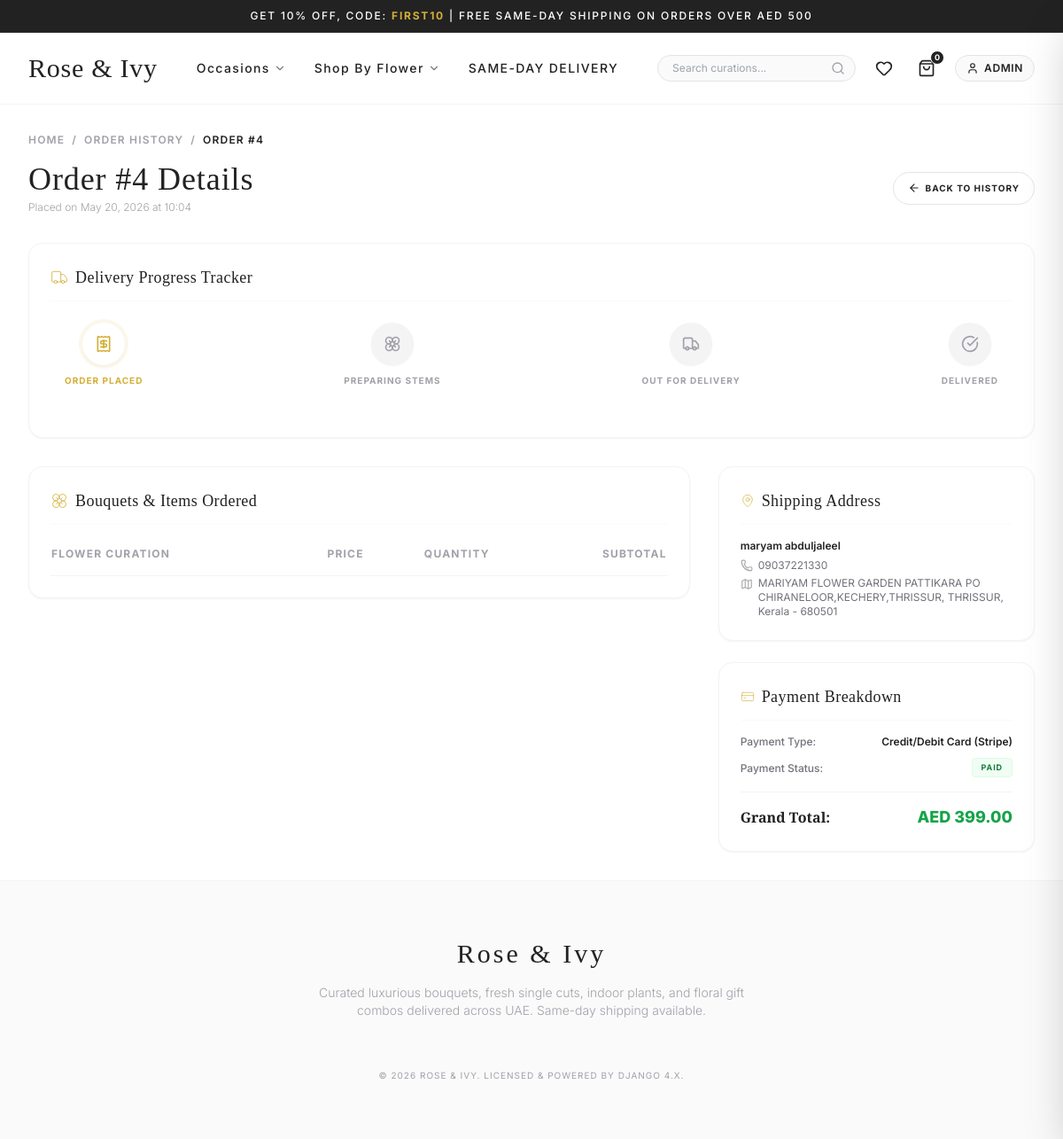
Page /orders/detail/4/ (signed in) on the committed database.
### orders/models.py (models this page shows, shortened)
class Order(models.Model):
    ORDER_STATUS = (
        ('Pending', 'Pending'),
        ('Processing', 'Processing'),
        ('Shipped', 'Shipped'),
        ('Delivered', 'Delivered'),
    )
    PAYMENT_STATUS = (
        ('UNPAID', 'Unpaid'),
        ('PAID', 'Paid'),
        ('COD_PENDING', 'COD Pending'),
        ('FAILED', 'Failed'),
    )
    PAYMENT_METHODS = (
        ('STRIPE', 'Credit/Debit Card (Stripe)'),
        ('RAZORPAY', 'UPI/Net Banking (Razorpay)'),
        ('COD', 'Cash on Delivery'),
        ('WALLET', 'Wallet / Store Credit'),
    )
    user = models.ForeignKey(User, on_delete=models.CASCADE, related_name='orders')
    address = models.ForeignKey(Address, on_delete=models.SET_NULL, null=True, blank=True)
    total = models.DecimalField(max_digits=10, decimal_places=2)
    coupon = models.ForeignKey(Coupon, on_delete=models.SET_NULL, null=True, blank=True)
    discount_amount = models.DecimalField(max_digits=10, decimal_places=2, default=0.00)
    payment_method = models.CharField(max_length=20, choices=PAYMENT_METHODS)
    payment_status = models.CharField(max_length=20, choices=PAYMENT_STATUS, default='UNPAID')
    order_status = models.CharField(max_length=20, choices=ORDER_STATUS, default='Pending')
    gateway_order_id = models.CharField(max_length=100, blank=True, null=True)
    created_at = models.DateTimeField(auto_now_add=True)
    class Meta:
        ordering = ['-created_at']

### accounts/models.py (models this page shows, shortened)
class Address(models.Model):
    user = models.ForeignKey(User, on_delete=models.CASCADE, related_name='addresses')
    full_name = models.CharField(max_length=100)
    phone = models.CharField(max_length=15)
    street = models.CharField(max_length=255)
    city = models.CharField(max_length=100)
    state = models.CharField(max_length=100)
    pincode = models.CharField(max_length=10)
    is_default = models.BooleanField(default=False)
    class Meta:
        verbose_name_plural = "Addresses"

### orders/views.py (the view)
# urls.py: path('detail/<int:order_id>/', views.order_detail_view, name='order_detail'),
@login_required
def order_detail_view(request, order_id):
    order = get_object_or_404(Order, pk=order_id, user=request.user)
    items = order.items.all().select_related('product')
    return render(request, 'orders/order_detail.html', {'order': order, 'items': items})

### templates/orders/order_detail.html (shortened to what this page needs)
{% extends 'base.html' %}
{% load static %}
{% block content %}
<div class="mb-8 select-none">
    <nav class="flex text-xs uppercase tracking-widest text-zinc-400 gap-2 mb-4 font-semibold">
        <a href="{% url 'store:home' %}" class="hover:text-brandGold transition-colors">Home</a>
        <span>/</span>
        <a href="{% url 'orders:order_history' %}" class="hover:text-brandGold transition-colors">Order History</a>
        <span>/</span>
        <span class="text-brandCharcoal">Order #{{ order.id }}</span>
    </nav>
    <div class="flex flex-wrap justify-between items-center gap-4">
        <div>
            <h1 class="font-serif text-3xl md:text-4xl font-medium text-brandCharcoal tracking-wide mb-1">Order #{{ order.id }} Details</h1>
            <p class="text-zinc-400 text-xs font-light">Placed on {{ order.created_at|date:"M d, Y \a\t H:i" }}</p>
        </div>
        <a href="{% url 'orders:order_history' %}" class="inline-flex items-center gap-1.5 border border-zinc-200 hover:bg-zinc-50 transition-colors text-[10px] font-bold uppercase tracking-widest px-4 py-2.5 rounded-full">
            <i data-lucide="arrow-left" class="w-3.5 h-3.5"></i> Back to History
        </a>
    </div>
</div>
<div class="bg-white border border-zinc-100 p-6 rounded-2xl shadow-sm mb-8 select-none">
    <h3 class="font-serif text-lg font-medium text-brandCharcoal tracking-wide flex items-center gap-2 mb-6 border-b border-zinc-50 pb-3">
        <i data-lucide="truck" class="w-5 h-5 text-brandGold stroke-1"></i> Delivery Progress Tracker
    </h3>
    {% with status=order.order_status %}
    <div class="relative flex items-center justify-between w-full mt-6 mb-8 px-4">
        <div class="absolute top-[22px] left-0 right-0 h-1 bg-zinc-100 -z-10"></div>
        <div class="flex flex-col items-center text-center">
            <div class="w-12 h-12 rounded-full border-4 border-white shadow-sm flex items-center justify-center transition-all duration-300
                {% if status == 'Pending' %}bg-white border-brandGold text-brandGold ring-4 ring-brandGold/10
                {% else %}bg-brandGold text-white{% endif %}">
                <i data-lucide="receipt" class="w-5 h-5"></i>
            </div>
            <span class="text-[10px] uppercase tracking-widest font-bold mt-2.5
                {% if status == 'Pending' %}text-brandGold{% else %}text-brandCharcoal{% endif %}">Order Placed</span>
        </div>
        <div class="flex flex-col items-center text-center">
            <div class="w-12 h-12 rounded-full border-4 border-white shadow-sm flex items-center justify-center transition-all duration-300
                {% if status == 'Processing' %}bg-white border-brandGold text-brandGold ring-4 ring-brandGold/10
                {% elif status == 'Shipped' or status == 'Delivered' %}bg-brandGold text-white
                {% else %}bg-zinc-100 border-zinc-100 text-zinc-400{% endif %}">
                <i data-lucide="flower" class="w-5 h-5"></i>
            </div>
            <span class="text-[10px] uppercase tracking-widest font-bold mt-2.5
                {% if status == 'Processing' %}text-brandGold
                {% elif status == 'Shipped' or status == 'Delivered' %}text-brandCharcoal
                {% else %}text-zinc-400{% endif %}">Preparing stems</span>
        </div>
        <div class="flex flex-col items-center text-center">
            <div class="w-12 h-12 rounded-full border-4 border-white shadow-sm flex items-center justify-center transition-all duration-300
                {% if status == 'Shipped' %}bg-white border-brandGold text-brandGold ring-4 ring-brandGold/10
                {% elif status == 'Delivered' %}bg-brandGold text-white
                {% else %}bg-zinc-100 border-zinc-100 text-zinc-400{% endif %}">
                <i data-lucide="truck" class="w-5 h-5"></i>
            </div>
            <span class="text-[10px] uppercase tracking-widest font-bold mt-2.5
                {% if status == 'Shipped' %}text-brandGold
                {% elif status == 'Delivered' %}text-brandCharcoal
                {% else %}text-zinc-400{% endif %}">Out for delivery</span>
        </div>
        <div class="flex flex-col items-center text-center">
            <div class="w-12 h-12 rounded-full border-4 border-white shadow-sm flex items-center justify-center transition-all duration-300
                {% if status == 'Delivered' %}bg-brandGold text-white
                {% else %}bg-zinc-100 border-zinc-100 text-zinc-400{% endif %}">
                <i data-lucide="check-circle" class="w-5 h-5"></i>
            </div>
            <span class="text-[10px] uppercase tracking-widest font-bold mt-2.5
                {% if status == 'Delivered' %}text-brandGold{% else %}text-zinc-400{% endif %}">Delivered</span>
        </div>
    </div>
    {% endwith %}
</div>
<div class="grid grid-cols-1 lg:grid-cols-3 gap-8 items-start">
    <div class="lg:col-span-2 space-y-6">
        <div class="bg-white border border-zinc-100 p-6 rounded-2xl shadow-sm select-none">
            <h3 class="font-serif text-lg font-medium text-brandCharcoal tracking-wide flex items-center gap-2 mb-6 border-b border-zinc-50 pb-3">
                <i data-lucide="flower" class="w-5 h-5 text-brandGold stroke-1"></i> Bouquets & Items Ordered
            </h3>
            <div class="overflow-x-auto">
                <table class="w-full text-left border-collapse text-xs">
                    <thead>
                        <tr class="border-b border-zinc-100 font-bold uppercase tracking-widest text-zinc-400">
                            <th class="pb-4">Flower Curation</th>
                            <th class="pb-4 text-center">Price</th>
                            <th class="pb-4 text-center">Quantity</th>
                            <th class="pb-4 text-end">Subtotal</th>
                        </tr>
                    </thead>
                </table>
            </div>
        </div>
    </div>
    <div class="space-y-6">
        <div class="bg-white border border-zinc-100 p-6 rounded-2xl shadow-sm select-none">
            <h3 class="font-serif text-lg font-medium text-brandCharcoal tracking-wide flex items-center gap-2 mb-4 border-b border-zinc-50 pb-3">
                <i data-lucide="map-pin" class="w-4 h-4 text-brandGold stroke-1"></i> Shipping Address
            </h3>
            {% if order.address %}
                <h4 class="font-semibold text-brandCharcoal text-xs mb-1.5">{{ order.address.full_name }}</h4>
                <p class="text-xs text-zinc-500 mb-1 pl-0 flex items-center gap-1.5"><i data-lucide="phone" class="w-3.5 h-3.5 opacity-60"></i> {{ order.address.phone }}</p>
                <p class="text-xs text-zinc-500 pl-0 flex items-start gap-1.5"><i data-lucide="map" class="w-3.5 h-3.5 opacity-60 mt-0.5 flex-shrink-0"></i> <span>{{ order.address.street }}, {{ order.address.city }}, {{ order.address.state }} - {{ order.address.pincode }}</span></p>
            {% else %}
                <p class="text-xs text-red-500 font-semibold pl-0 flex items-center gap-1.5"><i data-lucide="alert-circle" class="w-4 h-4"></i> Shipping details removed.</p>
            {% endif %}
        </div>
        <div class="bg-white border border-zinc-100 p-6 rounded-2xl shadow-sm select-none space-y-4">
            <h3 class="font-serif text-lg font-medium text-brandCharcoal tracking-wide flex items-center gap-2 border-b border-zinc-50 pb-3">
                <i data-lucide="credit-card" class="w-4 h-4 text-brandGold stroke-1"></i> Payment Breakdown
            </h3>
            <div class="grid grid-cols-2 gap-2.5 text-xs">
                <span class="text-zinc-500 font-medium">Payment Type:</span>
                <span class="text-right text-brandCharcoal font-semibold">{{ order.get_payment_method_display }}</span>
                <span class="text-zinc-500 font-medium mt-1">Payment Status:</span>
                <div class="text-right">
                    <span class="inline-block text-[9px] uppercase tracking-widest font-bold {% if order.payment_status == 'PAID' %}bg-green-50 text-green-700 border border-green-100{% else %}bg-yellow-50 text-yellow-700 border border-yellow-100{% endif %} py-0.5 px-2.5 rounded">
                        {{ order.get_payment_status_display }}
                    </span>
                </div>
            </div>
            <div class="border-t border-zinc-100 pt-3.5 flex justify-between items-baseline">
                <span class="font-serif text-base font-semibold text-brandCharcoal">Grand Total:</span>
                <span class="font-sans font-extrabold text-lg text-green-600">AED {{ order.total }}</span>
            </div>
        </div>
    </div>
</div>
{% endblock %}

### templates/base.html (shortened to what this page needs)
{% load static %}
<!DOCTYPE html>
<html lang="en">
<head>
    <script src="https://cdn.tailwindcss.com"></script>
</head>
<body class="bg-brandWhite text-brandCharcoal font-sans min-h-screen flex flex-col antialiased">
    <div class="bg-brandCharcoal text-white text-[10px] md:text-xs tracking-[0.15em] font-medium py-2.5 text-center px-4 uppercase select-none border-b border-white/5">
        GET 10% OFF, CODE: <span class="text-brandGold font-bold">FIRST10</span> | FREE SAME-DAY SHIPPING ON ORDERS OVER AED 500
    </div>
    <header class="sticky top-0 bg-white/95 backdrop-blur-md z-40 border-b border-zinc-100 transition-all">
        <div class="max-w-7xl mx-auto px-4 sm:px-6 lg:px-8 h-20 flex items-center justify-between">
            <a href="{% url 'store:home' %}" class="flex items-center gap-2 group">
                <span class="font-serif text-2xl md:text-3xl font-medium tracking-wide text-brandCharcoal transition-colors hover:text-brandGold">
                    Rose & Ivy
                </span>
            </a>
            <nav class="hidden lg:flex items-center gap-8 font-medium text-sm tracking-widest text-brandCharcoal uppercase">
                <div class="relative group py-4">
                    <button class="flex items-center gap-1 hover:text-brandGold transition-colors nav-hover-line">
                        Occasions <i data-lucide="chevron-down" class="w-3.5 h-3.5 opacity-60"></i>
                    </button>
                </div>
                <div class="relative group py-4">
                    <button class="flex items-center gap-1 hover:text-brandGold transition-colors nav-hover-line">
                        Shop By Flower <i data-lucide="chevron-down" class="w-3.5 h-3.5 opacity-60"></i>
                    </button>
                </div>
                <a href="{% url 'store:product_list' %}" class="hover:text-brandGold transition-colors nav-hover-line py-4">
                    Same-Day Delivery
                </a>
            </nav>
            <div class="flex items-center gap-4">
                <form action="{% url 'store:product_list' %}" method="GET" class="relative hidden sm:flex items-center">
                    <input type="search" placeholder="Search curations..." name="q" value="{{ request.GET.q|default:'' }}"
                           class="w-48 lg:w-56 bg-zinc-50 text-xs border border-zinc-200 rounded-full py-1.5 pl-4 pr-10 focus:outline-none focus:border-brandGold focus:bg-white transition-all text-brandCharcoal">
                    <button type="submit" class="absolute right-3 text-zinc-400 hover:text-brandGold">
                        <i data-lucide="search" class="w-4 h-4"></i>
                    </button>
                </form>
                <a href="{% url 'store:wishlist' %}" class="text-brandCharcoal hover:text-brandGold p-1.5 transition-colors relative" title="Wishlist">
                    <i data-lucide="heart" class="w-5 h-5"></i>
                </a>
                <button onclick="openCartDrawer()" class="text-brandCharcoal hover:text-brandGold p-1.5 transition-colors relative" title="Shopping Bag">
                    <i data-lucide="shopping-bag" class="w-5 h-5"></i>
                    <span id="cart-badge" class="absolute -top-1 -right-1 bg-brandCharcoal text-white text-[9px] font-bold rounded-full w-4 h-4 flex items-center justify-center border border-white">
                        {{ cart_total_items|default:0 }}
                    </span>
                </button>
                {% if user.is_authenticated %}
                    <div class="relative group">
                        <button class="flex items-center gap-1.5 text-xs tracking-wider uppercase font-semibold text-brandCharcoal hover:text-brandGold border border-zinc-200 rounded-full px-3 py-1.5 bg-zinc-50">
                            <i data-lucide="user" class="w-3.5 h-3.5"></i>
                            <span class="max-w-[70px] truncate hidden md:inline">{{ user.username }}</span>
                        </button>
                    </div>
                {% endif %}
            </div>
        </div>
    </header>
    <main class="flex-grow py-8 max-w-7xl mx-auto px-4 sm:px-6 lg:px-8 w-full">
        {% block content %}{% endblock %}
    </main>
    <footer class="bg-zinc-50 border-t border-zinc-100 py-16 mt-auto select-none">
        <div class="max-w-7xl mx-auto px-4 sm:px-6 lg:px-8 text-center">
            <h5 class="font-serif text-3xl text-brandCharcoal tracking-widest mb-4">Rose & Ivy</h5>
            <p class="text-zinc-400 text-xs md:text-sm max-w-lg mx-auto font-light leading-relaxed mb-6">
                Curated luxurious bouquets, fresh single cuts, indoor plants, and floral gift combos delivered across UAE. Same-day shipping available.
            </p>
            <p class="text-zinc-400 text-[10px] tracking-widest uppercase mb-0">&copy; {% now "Y" %} Rose & Ivy. Licensed & Powered by Django 4.x.</p>
        </div>
    </footer>
</body>
</html>

### rows in the picture
Order: id "4", created_at "May 20, 2026 at 10:04", address.full_name "maryam abduljaleel", address.phone "09037221330", address.street "MARIYAM FLOWER GARDEN PATTIKARA PO CHIRANELOOR,KECHERY,THRISSUR", address.city "THRISSUR", address.state "Kerala", address.pincode "680501", payment_method "Credit/Debit Card (Stripe)", payment_status "PAID", total "399.00"

### other values in the picture
{{ cart_total_items|default:0 }} "0"
{{ user.username }} "ADMIN"
